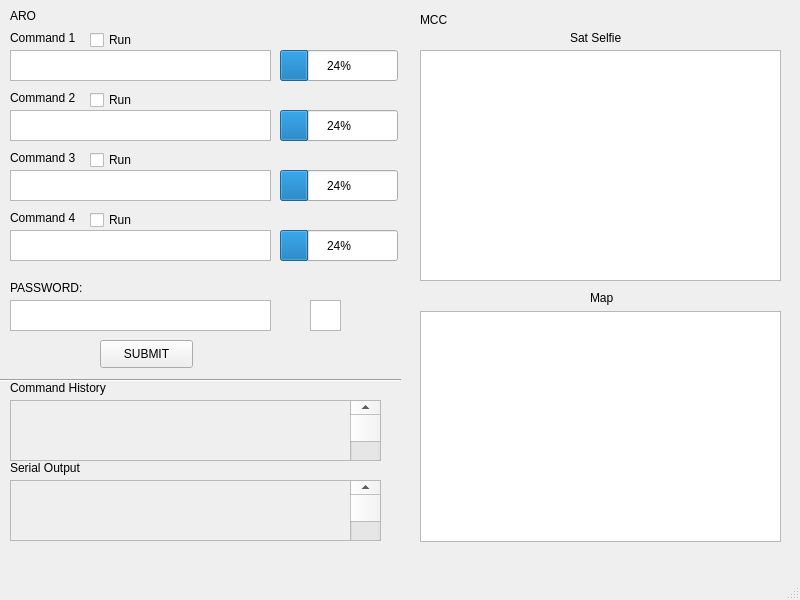
<?xml version="1.0" encoding="UTF-8"?>
<ui version="4.0">
 <class>main_window</class>
 <widget class="QMainWindow" name="main_window">
  <property name="geometry">
   <rect>
    <x>0</x>
    <y>0</y>
    <width>800</width>
    <height>600</height>
   </rect>
  </property>
  <property name="windowTitle">
   <string>MainWindow</string>
  </property>
  <widget class="QWidget" name="centralwidget">
   <widget class="QLabel" name="label">
    <property name="geometry">
     <rect>
      <x>10</x>
      <y>0</y>
      <width>31</width>
      <height>31</height>
     </rect>
    </property>
    <property name="text">
     <string>ARO</string>
    </property>
   </widget>
   <widget class="QLabel" name="label_2">
    <property name="geometry">
     <rect>
      <x>420</x>
      <y>10</y>
      <width>31</width>
      <height>20</height>
     </rect>
    </property>
    <property name="text">
     <string>MCC</string>
    </property>
   </widget>
   <widget class="QLabel" name="label_3">
    <property name="geometry">
     <rect>
      <x>10</x>
      <y>30</y>
      <width>91</width>
      <height>16</height>
     </rect>
    </property>
    <property name="text">
     <string>Command 1</string>
    </property>
   </widget>
   <widget class="QLabel" name="label_4">
    <property name="geometry">
     <rect>
      <x>10</x>
      <y>90</y>
      <width>91</width>
      <height>16</height>
     </rect>
    </property>
    <property name="text">
     <string>Command 2</string>
    </property>
   </widget>
   <widget class="QLabel" name="label_5">
    <property name="geometry">
     <rect>
      <x>10</x>
      <y>150</y>
      <width>91</width>
      <height>16</height>
     </rect>
    </property>
    <property name="text">
     <string>Command 3</string>
    </property>
   </widget>
   <widget class="QLabel" name="label_6">
    <property name="geometry">
     <rect>
      <x>10</x>
      <y>210</y>
      <width>91</width>
      <height>16</height>
     </rect>
    </property>
    <property name="text">
     <string>Command 4</string>
    </property>
   </widget>
   <widget class="QPlainTextEdit" name="plainTextEdit">
    <property name="geometry">
     <rect>
      <x>10</x>
      <y>230</y>
      <width>261</width>
      <height>31</height>
     </rect>
    </property>
   </widget>
   <widget class="QPlainTextEdit" name="plainTextEdit_2">
    <property name="geometry">
     <rect>
      <x>10</x>
      <y>170</y>
      <width>261</width>
      <height>31</height>
     </rect>
    </property>
   </widget>
   <widget class="QPlainTextEdit" name="plainTextEdit_3">
    <property name="geometry">
     <rect>
      <x>10</x>
      <y>110</y>
      <width>261</width>
      <height>31</height>
     </rect>
    </property>
   </widget>
   <widget class="QPlainTextEdit" name="plainTextEdit_4">
    <property name="geometry">
     <rect>
      <x>10</x>
      <y>50</y>
      <width>261</width>
      <height>31</height>
     </rect>
    </property>
   </widget>
   <widget class="QCheckBox" name="checkBox">
    <property name="geometry">
     <rect>
      <x>90</x>
      <y>30</y>
      <width>81</width>
      <height>20</height>
     </rect>
    </property>
    <property name="text">
     <string>Run</string>
    </property>
   </widget>
   <widget class="Line" name="line">
    <property name="geometry">
     <rect>
      <x>0</x>
      <y>370</y>
      <width>401</width>
      <height>20</height>
     </rect>
    </property>
    <property name="orientation">
     <enum>Qt::Horizontal</enum>
    </property>
   </widget>
   <widget class="QCheckBox" name="checkBox_2">
    <property name="geometry">
     <rect>
      <x>90</x>
      <y>90</y>
      <width>81</width>
      <height>20</height>
     </rect>
    </property>
    <property name="text">
     <string>Run</string>
    </property>
   </widget>
   <widget class="QCheckBox" name="checkBox_3">
    <property name="geometry">
     <rect>
      <x>90</x>
      <y>150</y>
      <width>81</width>
      <height>20</height>
     </rect>
    </property>
    <property name="text">
     <string>Run</string>
    </property>
   </widget>
   <widget class="QCheckBox" name="checkBox_4">
    <property name="geometry">
     <rect>
      <x>90</x>
      <y>210</y>
      <width>81</width>
      <height>20</height>
     </rect>
    </property>
    <property name="text">
     <string>Run</string>
    </property>
   </widget>
   <widget class="QScrollArea" name="scrollArea">
    <property name="geometry">
     <rect>
      <x>10</x>
      <y>400</y>
      <width>371</width>
      <height>61</height>
     </rect>
    </property>
    <property name="widgetResizable">
     <bool>true</bool>
    </property>
    <widget class="QWidget" name="scrollAreaWidgetContents">
     <property name="geometry">
      <rect>
       <x>0</x>
       <y>0</y>
       <width>369</width>
       <height>59</height>
      </rect>
     </property>
     <widget class="QScrollBar" name="verticalScrollBar">
      <property name="geometry">
       <rect>
        <x>339</x>
        <y>0</y>
        <width>31</width>
        <height>81</height>
       </rect>
      </property>
      <property name="orientation">
       <enum>Qt::Vertical</enum>
      </property>
     </widget>
    </widget>
   </widget>
   <widget class="QPlainTextEdit" name="plainTextEdit_5">
    <property name="geometry">
     <rect>
      <x>10</x>
      <y>300</y>
      <width>261</width>
      <height>31</height>
     </rect>
    </property>
   </widget>
   <widget class="QLabel" name="label_7">
    <property name="geometry">
     <rect>
      <x>10</x>
      <y>280</y>
      <width>91</width>
      <height>16</height>
     </rect>
    </property>
    <property name="text">
     <string>PASSWORD:</string>
    </property>
   </widget>
   <widget class="QPushButton" name="pushButton">
    <property name="geometry">
     <rect>
      <x>100</x>
      <y>340</y>
      <width>93</width>
      <height>28</height>
     </rect>
    </property>
    <property name="text">
     <string>SUBMIT</string>
    </property>
   </widget>
   <widget class="QProgressBar" name="progressBar">
    <property name="geometry">
     <rect>
      <x>280</x>
      <y>50</y>
      <width>118</width>
      <height>31</height>
     </rect>
    </property>
    <property name="value">
     <number>24</number>
    </property>
   </widget>
   <widget class="QProgressBar" name="progressBar_2">
    <property name="geometry">
     <rect>
      <x>280</x>
      <y>110</y>
      <width>118</width>
      <height>31</height>
     </rect>
    </property>
    <property name="value">
     <number>24</number>
    </property>
   </widget>
   <widget class="QProgressBar" name="progressBar_3">
    <property name="geometry">
     <rect>
      <x>280</x>
      <y>170</y>
      <width>118</width>
      <height>31</height>
     </rect>
    </property>
    <property name="value">
     <number>24</number>
    </property>
   </widget>
   <widget class="QProgressBar" name="progressBar_4">
    <property name="geometry">
     <rect>
      <x>280</x>
      <y>230</y>
      <width>118</width>
      <height>31</height>
     </rect>
    </property>
    <property name="value">
     <number>24</number>
    </property>
   </widget>
   <widget class="QGraphicsView" name="graphicsView">
    <property name="geometry">
     <rect>
      <x>310</x>
      <y>300</y>
      <width>31</width>
      <height>31</height>
     </rect>
    </property>
   </widget>
   <widget class="QScrollArea" name="scrollArea_2">
    <property name="geometry">
     <rect>
      <x>10</x>
      <y>480</y>
      <width>371</width>
      <height>61</height>
     </rect>
    </property>
    <property name="widgetResizable">
     <bool>true</bool>
    </property>
    <widget class="QWidget" name="scrollAreaWidgetContents_2">
     <property name="geometry">
      <rect>
       <x>0</x>
       <y>0</y>
       <width>369</width>
       <height>59</height>
      </rect>
     </property>
     <widget class="QScrollBar" name="verticalScrollBar_2">
      <property name="geometry">
       <rect>
        <x>339</x>
        <y>0</y>
        <width>31</width>
        <height>81</height>
       </rect>
      </property>
      <property name="orientation">
       <enum>Qt::Vertical</enum>
      </property>
     </widget>
    </widget>
   </widget>
   <widget class="QLabel" name="label_8">
    <property name="geometry">
     <rect>
      <x>10</x>
      <y>380</y>
      <width>111</width>
      <height>16</height>
     </rect>
    </property>
    <property name="text">
     <string>Command History</string>
    </property>
   </widget>
   <widget class="QLabel" name="label_9">
    <property name="geometry">
     <rect>
      <x>10</x>
      <y>460</y>
      <width>111</width>
      <height>16</height>
     </rect>
    </property>
    <property name="text">
     <string>Serial Output</string>
    </property>
   </widget>
   <widget class="QGraphicsView" name="graphicsView_2">
    <property name="geometry">
     <rect>
      <x>420</x>
      <y>311</y>
      <width>361</width>
      <height>231</height>
     </rect>
    </property>
   </widget>
   <widget class="QLabel" name="label_10">
    <property name="geometry">
     <rect>
      <x>590</x>
      <y>290</y>
      <width>31</width>
      <height>16</height>
     </rect>
    </property>
    <property name="text">
     <string>Map</string>
    </property>
   </widget>
   <widget class="QGraphicsView" name="graphicsView_3">
    <property name="geometry">
     <rect>
      <x>420</x>
      <y>50</y>
      <width>361</width>
      <height>231</height>
     </rect>
    </property>
   </widget>
   <widget class="QLabel" name="label_11">
    <property name="geometry">
     <rect>
      <x>570</x>
      <y>30</y>
      <width>61</width>
      <height>16</height>
     </rect>
    </property>
    <property name="text">
     <string>Sat Selfie </string>
    </property>
   </widget>
   <zorder>verticalSpacer</zorder>
   <zorder>label_2</zorder>
   <zorder>label_3</zorder>
   <zorder>label_4</zorder>
   <zorder>label_5</zorder>
   <zorder>label_6</zorder>
   <zorder>label</zorder>
   <zorder>plainTextEdit</zorder>
   <zorder>plainTextEdit_2</zorder>
   <zorder>plainTextEdit_3</zorder>
   <zorder>plainTextEdit_4</zorder>
   <zorder>checkBox</zorder>
   <zorder>line</zorder>
   <zorder>checkBox_2</zorder>
   <zorder>checkBox_3</zorder>
   <zorder>checkBox_4</zorder>
   <zorder>scrollArea</zorder>
   <zorder>plainTextEdit_5</zorder>
   <zorder>label_7</zorder>
   <zorder>pushButton</zorder>
   <zorder>progressBar</zorder>
   <zorder>progressBar_2</zorder>
   <zorder>progressBar_3</zorder>
   <zorder>progressBar_4</zorder>
   <zorder>graphicsView</zorder>
   <zorder>scrollArea_2</zorder>
   <zorder>label_8</zorder>
   <zorder>label_9</zorder>
   <zorder>graphicsView_2</zorder>
   <zorder>label_10</zorder>
   <zorder>graphicsView_3</zorder>
   <zorder>label_11</zorder>
  </widget>
  <widget class="QMenuBar" name="menubar">
   <property name="geometry">
    <rect>
     <x>0</x>
     <y>0</y>
     <width>800</width>
     <height>26</height>
    </rect>
   </property>
  </widget>
  <widget class="QStatusBar" name="statusbar"/>
 </widget>
 <resources/>
 <connections/>
</ui>
